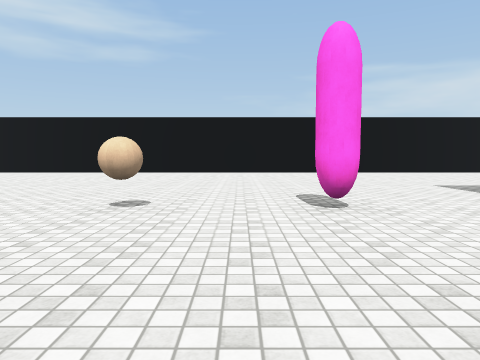
View 1 (above)

17 first-person views from a walk through a scene from a Unity 3-D project. The camera is 1.2 m above the floor, tilts 4° down and sees 70° across. The floor is counted in squares, 2 m on a side. Each view is taken from the middle of a square. On the plan, view 1 faces up. The plan holds only what a view shows up to about 10 squares ahead; the rest is blank. The place goes on beyond the plan. The player character is not drawn. Surface patterns are stand-ins for the level's own textures.

View 2
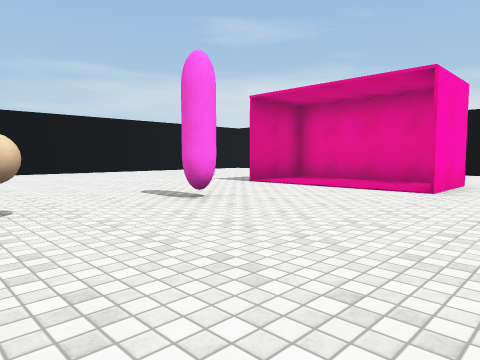

View 3
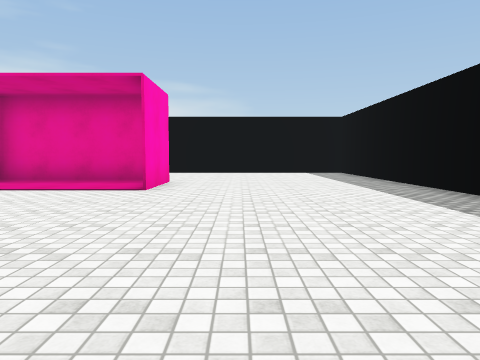

View 4
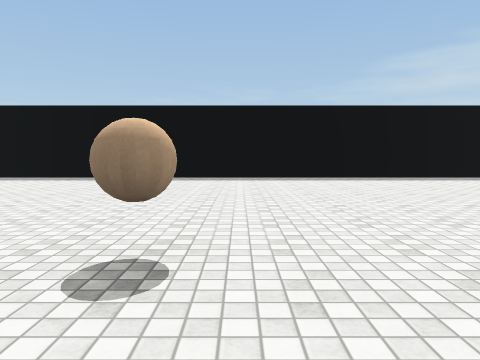

View 5
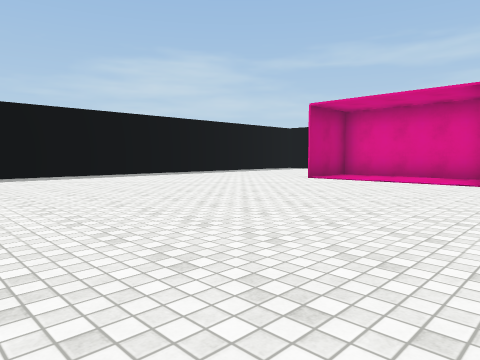

View 6
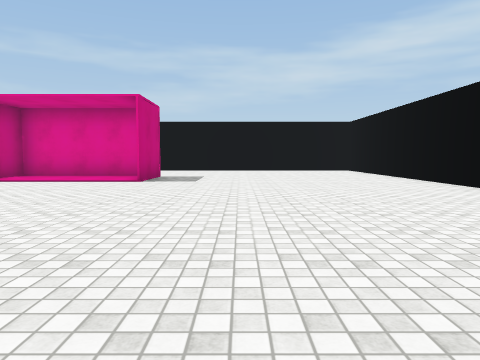

View 7
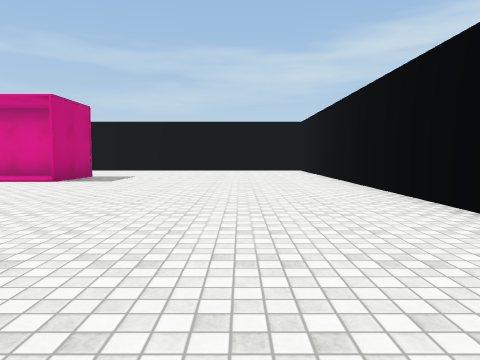

View 8
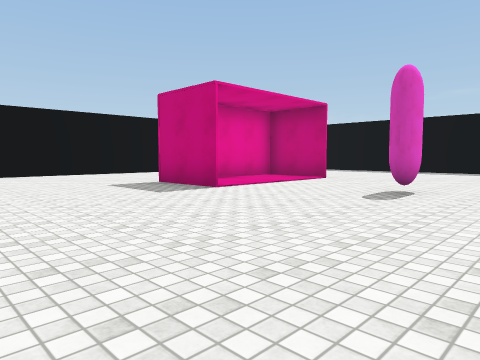

View 9
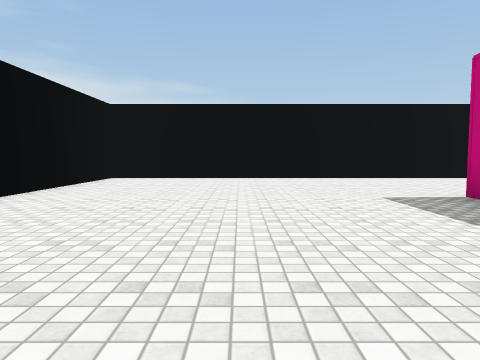

View 10
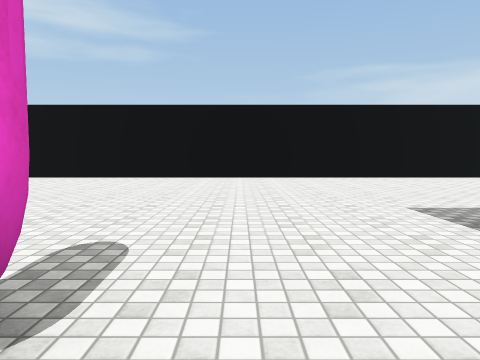

View 11
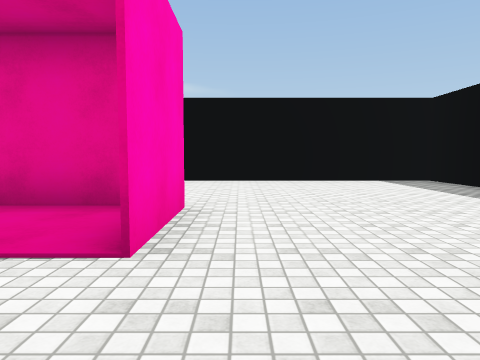

View 12
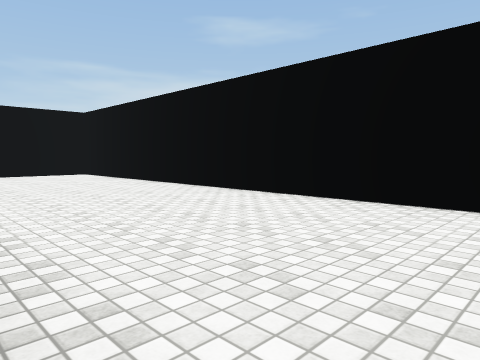

View 13
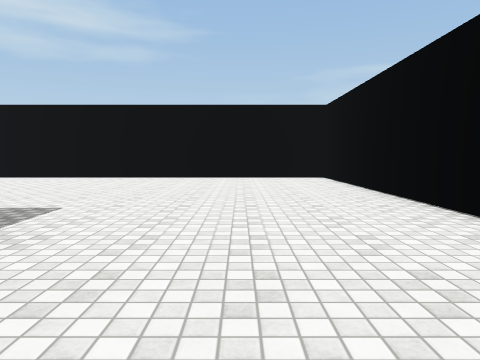

View 14
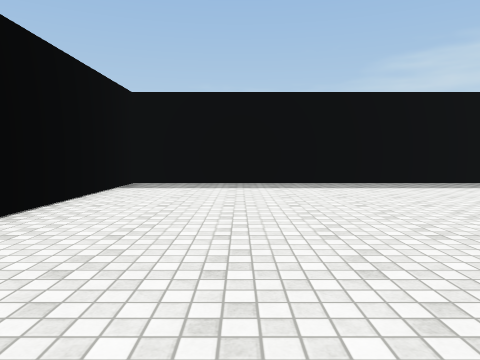

View 15
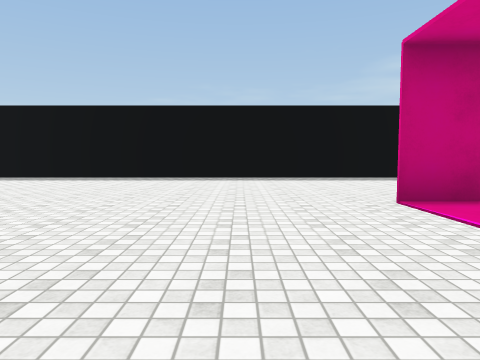

View 16
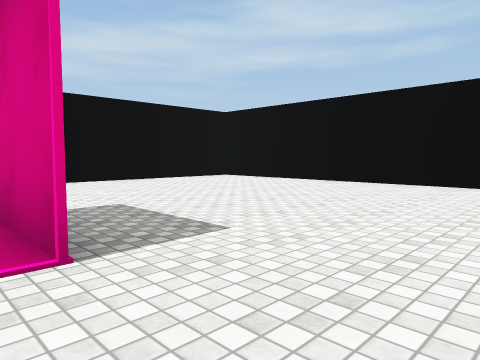

View 17
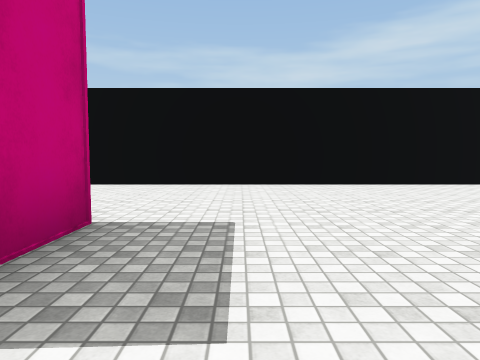

### Floor plan
Points are (right, up) in squares from view 1. A wall is a line through its corners. A room is listed if a view was taken in it or the views show most of it. See-through windows are left out.
Room 1 (views 1, 2, 3, 4, 5, 6, 7, 8, 9, 10, 11, 12, 13, 14, 15, 16, 17)
walls: (-9.9, 5.6) (-11.5, 5.6); (3.9, 5.7) (6.1, 5.7); (3.9, 1.7) (4.9, 1.7); (-7, 12.5) (-14.8, 12.5); (-12, 5.8) (-12, 1.7) (-10, 1.7); (-12.1, 5.7) (-10, 5.7); (6, 2.2) (6, 5.6) (4, 5.6); (6, 1.6) (3.9, 1.6); (2.1, -3.6) (10.4, -3.6) (10.4, 12.5) (-3.9, 12.5); (-12.5, -3.6) (-0.1, -3.6); (-16.2, 12.1) (-16.2, 3.8)
objects: other object (-1, 4)

Positions as (right, up) in squares from view 1, and headings:
1: (0, 0), facing up
2: (-2, 0), facing up-right
3: (-2, 0), facing right
4: (-2, 6), facing down
5: (-2, 7), facing down-left
6: (-2, 8), facing left
7: (-2, 10), facing left
8: (-1, 10), facing down-right
9: (1, 9), facing right
10: (2, 3), facing up
11: (2, 1), facing right
12: (6, 1), facing up-right
13: (8, 3), facing up
14: (8, 4), facing down
15: (-8, 6), facing down
16: (-8, 5), facing up-left
17: (-9, 7), facing left
